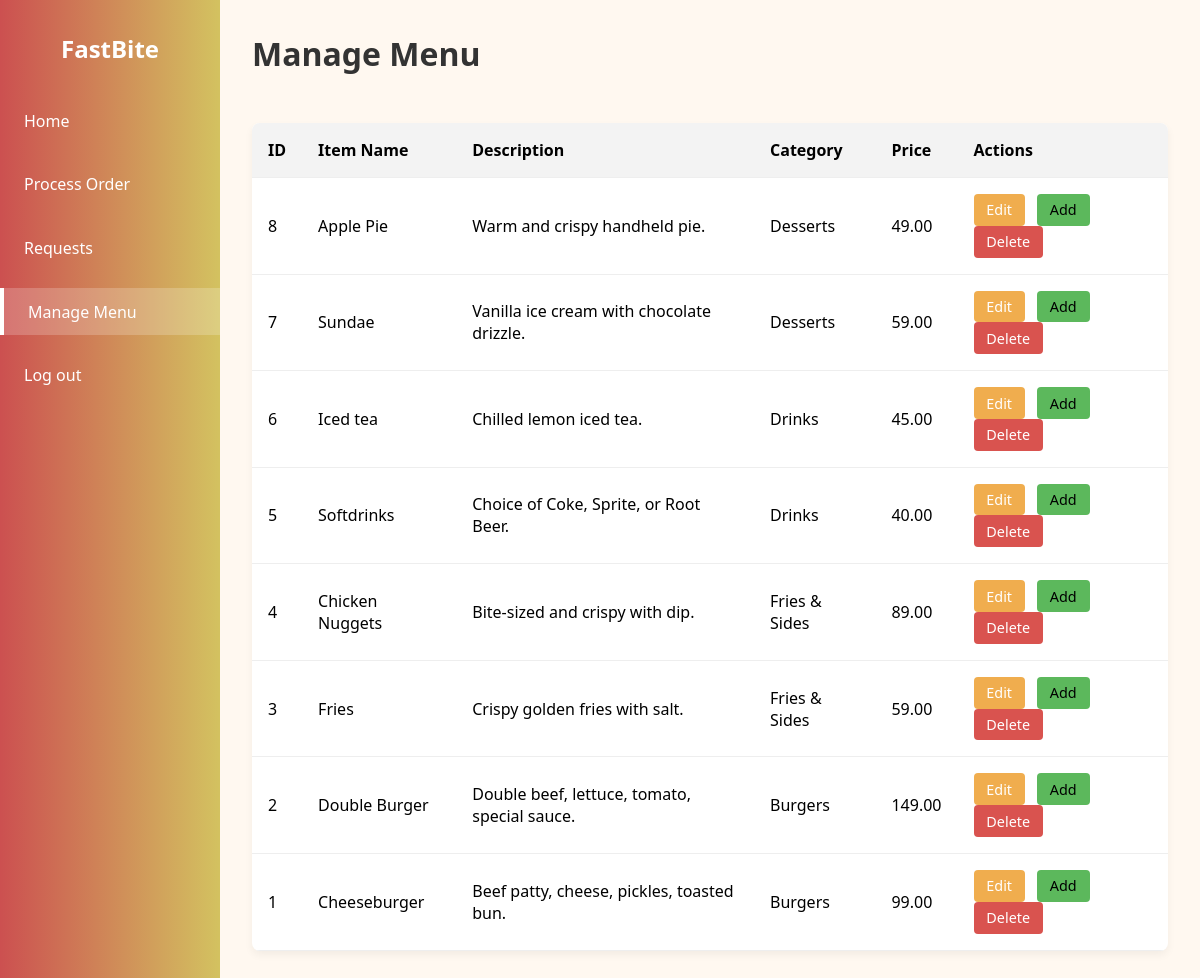
/manage-menu.php (signed in), run on an earlier commit of the app's database.
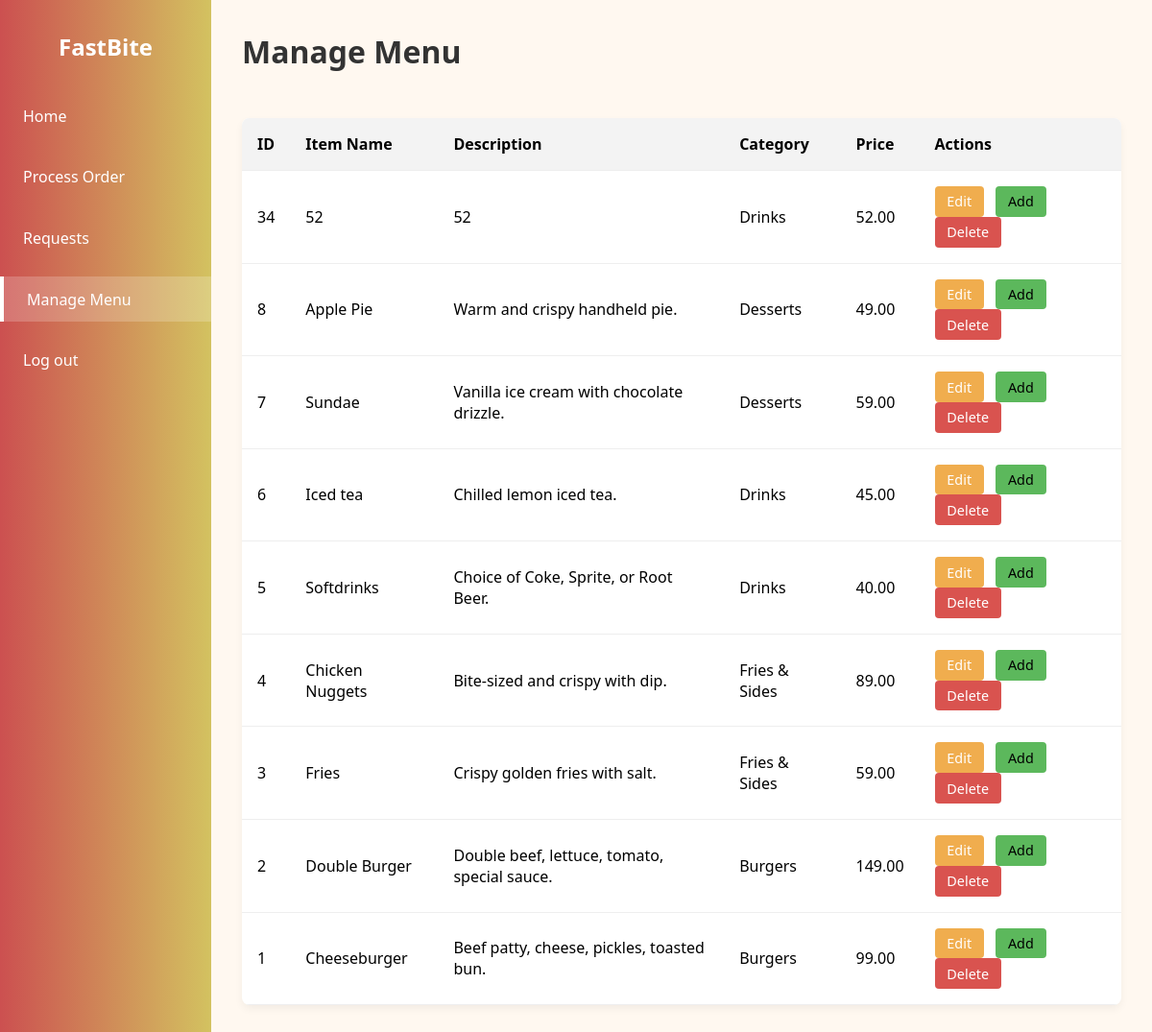
And on a later commit of the database.
### tables this page shows
CREATE TABLE `menu` (
  `item_id` int(11) NOT NULL,
  `item_name` varchar(100) NOT NULL,
  `description` text DEFAULT NULL,
  `category` varchar(50) DEFAULT NULL,
  `price` decimal(10,2) NOT NULL,
  `availability` tinyint(1) DEFAULT 1,
  `preparation_time` int(11) DEFAULT NULL,
  `images` longblob DEFAULT NULL
);

### manage-menu.php (the view, shortened to what this page needs)
<?php
include('includes/config.php');
$stmt = $dbh->query("SELECT * FROM menu ORDER BY item_id DESC");
$items = $stmt->fetchAll(PDO::FETCH_ASSOC);
usort($items, function($a, $b) {
    return $b['item_id'] - $a['item_id'];
});
?>
<!DOCTYPE html>
<html lang="en">
<head>
</head>
<body>
<nav class="sidebar">
  <h2>FastBite</h2>
  <ul>
    <li><a href="employee-dashboard.php">Home</a></li>
    <li><a href="process-order.php">Process Order</a></li>
    <li><a href="employee-requests.php">Requests</a></li>
    <li><a href="manage-menu.php" class="active">Manage Menu</a></li>
    <li><a href="logout.php">Log out</a></li>
  </ul>
</nav>
<div class="main-content">
  <h1>Manage Menu</h1>
  <table>
    <thead>
      <tr>
        <th>ID</th>
        <th>Item Name</th>
        <th>Description</th>
        <th>Category</th>
        <th>Price</th>
        <th>Actions</th>
      </tr>
    </thead>
    <tbody>
     <?php foreach ($items as $item): ?>
      <tr data-item-id="<?= $item['item_id'] ?>">
        <td><?= $item['item_id'] ?></td>
        <td><?= htmlspecialchars($item['item_name']) ?></td>
        <td><?= htmlspecialchars($item['description']) ?></td>
        <td><?= htmlspecialchars($item['category']) ?></td>
        <td><?= number_format($item['price'], 2) ?></td>
        <td>
          <button class="action-btn edit-btn" type="button" onclick="showEditForm(<?= $item['item_id'] ?>)">Edit</button>
          <form method="POST" action="" style="display:inline; margin-right: 0.5rem;">
            <button class="action-btn" style="background-color: #5cb85c;" type="button" onclick="showAddForm('add-form')">Add</button>
          </form>
          <form method="POST" action="" style="display:inline;">
            <button class="action-btn delete-btn" type="submit" onclick="return confirm('Delete this item?')">Delete</button>
          </form>
        </td>
      </tr>
      <?php endforeach; ?>
    </tbody>
  </table>
</div>
</body>
</html>

What changed in the data, as far as the page shows it:
added menu: item_id "34", item_name "52", description "52", category "Drinks", price "52.00"
